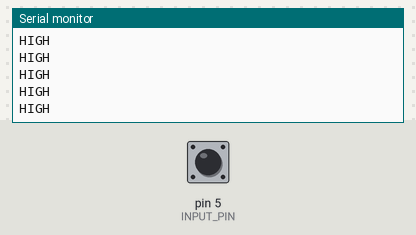
Bench run of a sketch on a simulated Arduino Uno, built with avr-gcc and run on an emulated ATmega328P. Shown: the last lines printed to the serial monitor. The test bench sets the inputs (shaded band); at power-on: pin 5 (INPUT_PIN) LOW.

Above: at 1.2 s.
1.3 s: pin 5 (INPUT_PIN) driven HIGH
At 2.4 s:
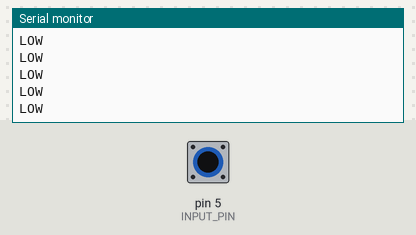
3.2 s: pin 5 (INPUT_PIN) driven LOW
At 4.2 s:
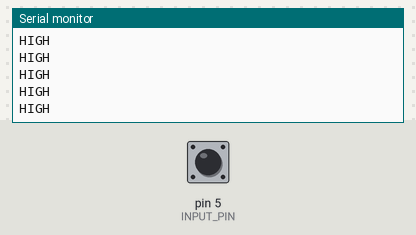

The sketch:

GMCGQ.ino
```cpp
#define INPUT_PIN 5
void setup(){
    Serial.begin(9600);
}
void loop(){
    if(digitalRead(INPUT_PIN)){
        Serial.println("LOW");
    }
    else
    {
        Serial.println("HIGH");
    }

}
```

Measured:
- after the input at 1.3 s, the serial monitor: prints a new line after 0.07 s (image 1)
